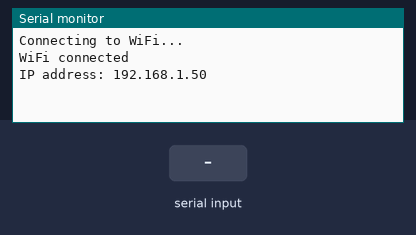
This sketch was run on a simulated ESP8266 (NodeMCU). On the bench: the last lines printed to the serial monitor. The test bench sets the inputs (shaded band). WiFi joins after 1.5 s; servers stay silent unless stated.

Above: at 3.0 s.
3.1 s: "1\n" received over Serial
At 4.3 s:
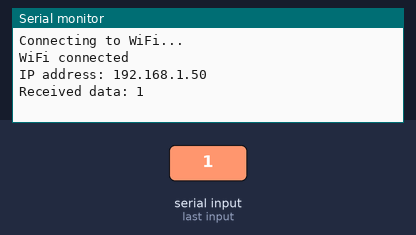
4.6 s: "0\n" received over Serial
At 5.6 s:
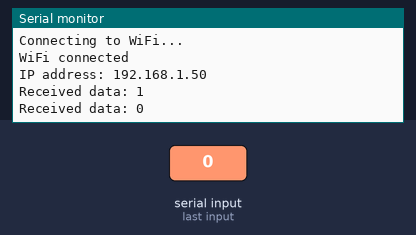
6.1 s: "2\n" received over Serial
At 6.7 s:
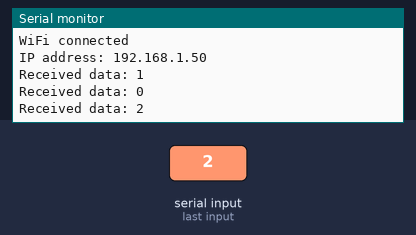

The sketch:

wifi_code.ino
```cpp
#define BLYNK_PRINT Serial
#define BLYNK_TEMPLATE_ID "TMPL6wCPp3lQi"
#define BLYNK_TEMPLATE_NAME "Smart Kitchen and Alarm System"
#include <ESP8266WiFi.h>
#include <ArduinoJson.h>
#include <BlynkSimpleEsp8266.h>

char auth[] = "";  // Blynk authentication token
char ssid[] = ""; // WiFi network SSID
char pass[] = ""; // WiFi network password
// Virtual pin numbers
#define FLAME_PIN V0
#define SMOKE_PIN V1
#define GAS_PIN V2
#define TEMP_PIN V3
#define HUMIDITY_PIN V4
void setup() {
  Serial.begin(9600);
  Blynk.begin(auth, ssid, pass); // Connect to Blynk server
  Serial.println("Connecting to WiFi...");
  while (WiFi.status() != WL_CONNECTED) {
    delay(500);
    Serial.print(".");
  }

  Serial.println("");
  Serial.println("WiFi connected");
  Serial.print("IP address: ");
  Serial.println(WiFi.localIP());
}
void loop() {
  Blynk.run();
  if (Serial.available() > 0) {
    String data = Serial.readStringUntil('\n');
    parseSensorData(data); // Parse and process sensor data
  }
}
void parseSensorData(String data) {
  Serial.println("Received data: " + data); // Print received data
  // Parse JSON data
  StaticJsonDocument<200> doc;
  DeserializationError error = deserializeJson(doc, data);
  if (error) {
    Serial.print("deserializeJson() failed: ");
    Serial.println(error.c_str());
    return;
  }
  // Update Blynk widgets with sensor data
  Blynk.virtualWrite(FLAME_PIN, doc["Flame"].as<String>());
  Blynk.virtualWrite(SMOKE_PIN, doc["Smoke"].as<String>());
  Blynk.virtualWrite(GAS_PIN, doc["Gas"].as<String>());
  Blynk.virtualWrite(TEMP_PIN, doc["Temperature"].as<float>());
  Blynk.virtualWrite(HUMIDITY_PIN, doc["Humidity"].as<float>());
}
```

Measured:
- after the input at 3.1 s, the serial monitor: prints a new line at once (image 1)
- after the input at 4.6 s, the serial monitor: prints a new line at once (image 2)
- after the input at 6.1 s, the serial monitor: prints a new line at once (image 3)
